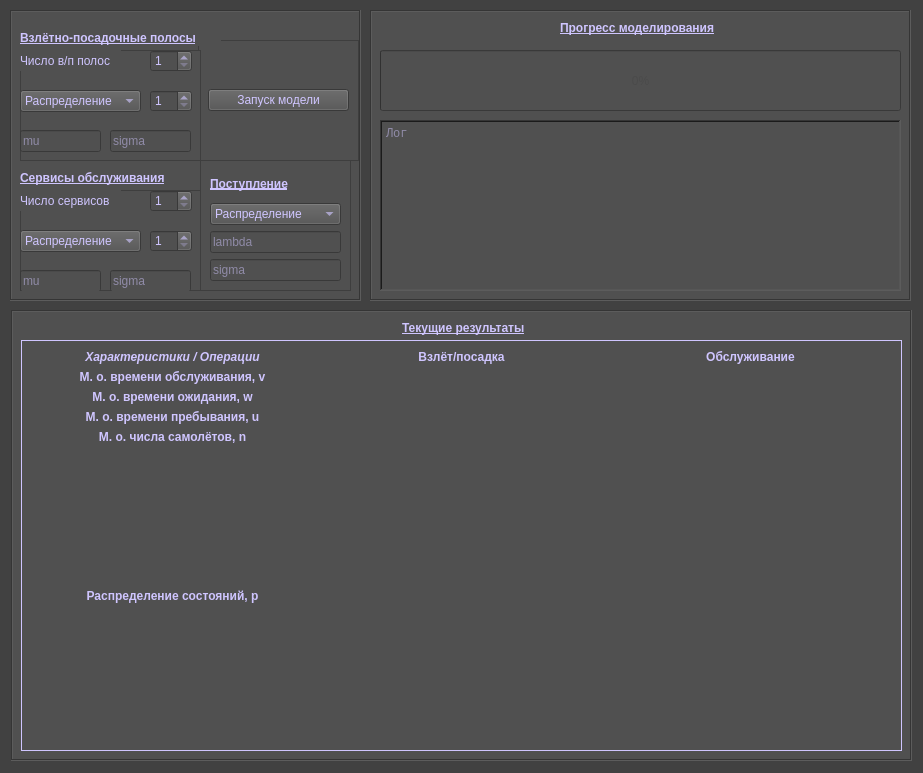
<?xml version="1.0" encoding="UTF-8"?>
<ui version="4.0">
 <class>Simulation</class>
 <widget class="QMainWindow" name="Simulation">
  <property name="geometry">
   <rect>
    <x>0</x>
    <y>0</y>
    <width>923</width>
    <height>773</height>
   </rect>
  </property>
  <property name="minimumSize">
   <size>
    <width>923</width>
    <height>665</height>
   </size>
  </property>
  <property name="maximumSize">
   <size>
    <width>923</width>
    <height>1200</height>
   </size>
  </property>
  <property name="windowTitle">
   <string>Simulation model of airport operation processes</string>
  </property>
  <widget class="QWidget" name="centralwidget">
   <property name="enabled">
    <bool>true</bool>
   </property>
   <property name="minimumSize">
    <size>
     <width>923</width>
     <height>665</height>
    </size>
   </property>
   <property name="styleSheet">
    <string notr="true">background-color: rgb(65, 65, 65);
selection-color: rgb(195, 24, 24);
color: rgb(207, 197, 255);</string>
   </property>
   <widget class="QFrame" name="frame">
    <property name="enabled">
     <bool>true</bool>
    </property>
    <property name="geometry">
     <rect>
      <x>10</x>
      <y>10</y>
      <width>351</width>
      <height>291</height>
     </rect>
    </property>
    <property name="minimumSize">
     <size>
      <width>351</width>
      <height>291</height>
     </size>
    </property>
    <property name="maximumSize">
     <size>
      <width>351</width>
      <height>291</height>
     </size>
    </property>
    <property name="styleSheet">
     <string notr="true">background-color: rgb(80, 80, 80);</string>
    </property>
    <property name="frameShape">
     <enum>QFrame::Box</enum>
    </property>
    <property name="frameShadow">
     <enum>QFrame::Sunken</enum>
    </property>
    <widget class="QFrame" name="frame_2">
     <property name="geometry">
      <rect>
       <x>10</x>
       <y>40</y>
       <width>181</width>
       <height>111</height>
      </rect>
     </property>
     <property name="frameShape">
      <enum>QFrame::StyledPanel</enum>
     </property>
     <property name="frameShadow">
      <enum>QFrame::Raised</enum>
     </property>
     <widget class="QSpinBox" name="spinBox_2">
      <property name="enabled">
       <bool>false</bool>
      </property>
      <property name="geometry">
       <rect>
        <x>130</x>
        <y>40</y>
        <width>42</width>
        <height>22</height>
       </rect>
      </property>
      <property name="minimum">
       <number>1</number>
      </property>
      <property name="value">
       <number>1</number>
      </property>
     </widget>
     <widget class="QLineEdit" name="lineEdit">
      <property name="geometry">
       <rect>
        <x>0</x>
        <y>80</y>
        <width>81</width>
        <height>22</height>
       </rect>
      </property>
      <property name="placeholderText">
       <string>mu</string>
      </property>
     </widget>
     <widget class="QLineEdit" name="lineEdit_2">
      <property name="geometry">
       <rect>
        <x>90</x>
        <y>80</y>
        <width>81</width>
        <height>22</height>
       </rect>
      </property>
      <property name="placeholderText">
       <string>sigma</string>
      </property>
     </widget>
     <widget class="QComboBox" name="comboBox">
      <property name="geometry">
       <rect>
        <x>0</x>
        <y>40</y>
        <width>121</width>
        <height>22</height>
       </rect>
      </property>
      <property name="editable">
       <bool>false</bool>
      </property>
      <item>
       <property name="text">
        <string>Распределение</string>
       </property>
      </item>
      <item>
       <property name="text">
        <string>Эрланга</string>
       </property>
      </item>
      <item>
       <property name="text">
        <string>Нормальное</string>
       </property>
      </item>
      <item>
       <property name="text">
        <string>Константа</string>
       </property>
      </item>
     </widget>
     <widget class="QLabel" name="label">
      <property name="geometry">
       <rect>
        <x>0</x>
        <y>0</y>
        <width>101</width>
        <height>21</height>
       </rect>
      </property>
      <property name="text">
       <string>Число в/п полос</string>
      </property>
     </widget>
     <widget class="QSpinBox" name="spinBox">
      <property name="geometry">
       <rect>
        <x>130</x>
        <y>0</y>
        <width>42</width>
        <height>22</height>
       </rect>
      </property>
      <property name="minimum">
       <number>1</number>
      </property>
      <property name="value">
       <number>1</number>
      </property>
     </widget>
    </widget>
    <widget class="QFrame" name="frame_3">
     <property name="geometry">
      <rect>
       <x>10</x>
       <y>180</y>
       <width>181</width>
       <height>101</height>
      </rect>
     </property>
     <property name="frameShape">
      <enum>QFrame::StyledPanel</enum>
     </property>
     <property name="frameShadow">
      <enum>QFrame::Raised</enum>
     </property>
     <widget class="QLineEdit" name="lineEdit_3">
      <property name="geometry">
       <rect>
        <x>0</x>
        <y>80</y>
        <width>81</width>
        <height>22</height>
       </rect>
      </property>
      <property name="styleSheet">
       <string notr="true"/>
      </property>
      <property name="placeholderText">
       <string>mu</string>
      </property>
     </widget>
     <widget class="QSpinBox" name="spinBox_3">
      <property name="enabled">
       <bool>false</bool>
      </property>
      <property name="geometry">
       <rect>
        <x>130</x>
        <y>40</y>
        <width>42</width>
        <height>22</height>
       </rect>
      </property>
      <property name="minimum">
       <number>1</number>
      </property>
      <property name="value">
       <number>1</number>
      </property>
     </widget>
     <widget class="QLabel" name="label_2">
      <property name="geometry">
       <rect>
        <x>0</x>
        <y>0</y>
        <width>101</width>
        <height>21</height>
       </rect>
      </property>
      <property name="text">
       <string>Число сервисов</string>
      </property>
     </widget>
     <widget class="QComboBox" name="comboBox_2">
      <property name="geometry">
       <rect>
        <x>0</x>
        <y>40</y>
        <width>121</width>
        <height>22</height>
       </rect>
      </property>
      <item>
       <property name="text">
        <string>Распределение</string>
       </property>
      </item>
      <item>
       <property name="text">
        <string>Эрланга</string>
       </property>
      </item>
      <item>
       <property name="text">
        <string>Нормальное</string>
       </property>
      </item>
      <item>
       <property name="text">
        <string>Константа</string>
       </property>
      </item>
     </widget>
     <widget class="QSpinBox" name="spinBox_4">
      <property name="geometry">
       <rect>
        <x>130</x>
        <y>0</y>
        <width>42</width>
        <height>22</height>
       </rect>
      </property>
      <property name="minimum">
       <number>1</number>
      </property>
      <property name="value">
       <number>1</number>
      </property>
     </widget>
     <widget class="QLineEdit" name="lineEdit_4">
      <property name="geometry">
       <rect>
        <x>90</x>
        <y>80</y>
        <width>81</width>
        <height>22</height>
       </rect>
      </property>
      <property name="placeholderText">
       <string>sigma</string>
      </property>
     </widget>
    </widget>
    <widget class="QFrame" name="frame_6">
     <property name="geometry">
      <rect>
       <x>188</x>
       <y>30</y>
       <width>161</width>
       <height>121</height>
      </rect>
     </property>
     <property name="frameShape">
      <enum>QFrame::StyledPanel</enum>
     </property>
     <property name="frameShadow">
      <enum>QFrame::Raised</enum>
     </property>
     <layout class="QVBoxLayout" name="verticalLayout">
      <item>
       <widget class="QPushButton" name="pushButton">
        <property name="text">
         <string>Запуск модели</string>
        </property>
       </widget>
      </item>
     </layout>
    </widget>
    <widget class="QLabel" name="label_23">
     <property name="geometry">
      <rect>
       <x>10</x>
       <y>160</y>
       <width>171</width>
       <height>16</height>
      </rect>
     </property>
     <property name="font">
      <font>
       <weight>75</weight>
       <italic>false</italic>
       <bold>true</bold>
       <underline>true</underline>
      </font>
     </property>
     <property name="text">
      <string>Сервисы обслуживания</string>
     </property>
    </widget>
    <widget class="QLabel" name="label_24">
     <property name="geometry">
      <rect>
       <x>10</x>
       <y>20</y>
       <width>201</width>
       <height>16</height>
      </rect>
     </property>
     <property name="font">
      <font>
       <weight>75</weight>
       <bold>true</bold>
       <underline>true</underline>
      </font>
     </property>
     <property name="text">
      <string>Взлётно-посадочные полосы</string>
     </property>
    </widget>
    <widget class="QFrame" name="frame_8">
     <property name="geometry">
      <rect>
       <x>190</x>
       <y>150</y>
       <width>151</width>
       <height>131</height>
      </rect>
     </property>
     <property name="frameShape">
      <enum>QFrame::StyledPanel</enum>
     </property>
     <property name="frameShadow">
      <enum>QFrame::Raised</enum>
     </property>
     <layout class="QVBoxLayout" name="verticalLayout_2">
      <item>
       <widget class="QLabel" name="label_25">
        <property name="font">
         <font>
          <weight>75</weight>
          <bold>true</bold>
          <underline>true</underline>
         </font>
        </property>
        <property name="text">
         <string>Поступление</string>
        </property>
       </widget>
      </item>
      <item>
       <widget class="QComboBox" name="comboBox_3">
        <item>
         <property name="text">
          <string>Распределение</string>
         </property>
        </item>
        <item>
         <property name="text">
          <string>Эрланга</string>
         </property>
        </item>
        <item>
         <property name="text">
          <string>Нормальное</string>
         </property>
        </item>
        <item>
         <property name="text">
          <string>Константа</string>
         </property>
        </item>
       </widget>
      </item>
      <item>
       <widget class="QLineEdit" name="lineEdit_5">
        <property name="styleSheet">
         <string notr="true"/>
        </property>
        <property name="placeholderText">
         <string>lambda</string>
        </property>
       </widget>
      </item>
      <item>
       <widget class="QLineEdit" name="lineEdit_6">
        <property name="placeholderText">
         <string>sigma</string>
        </property>
       </widget>
      </item>
     </layout>
    </widget>
    <zorder>frame_6</zorder>
    <zorder>frame_3</zorder>
    <zorder>frame_2</zorder>
    <zorder>label_23</zorder>
    <zorder>label_24</zorder>
    <zorder>frame_8</zorder>
   </widget>
   <widget class="QFrame" name="frame_4">
    <property name="geometry">
     <rect>
      <x>370</x>
      <y>10</y>
      <width>541</width>
      <height>291</height>
     </rect>
    </property>
    <property name="minimumSize">
     <size>
      <width>541</width>
      <height>291</height>
     </size>
    </property>
    <property name="styleSheet">
     <string notr="true">background-color: rgb(80, 80, 80);</string>
    </property>
    <property name="frameShape">
     <enum>QFrame::Box</enum>
    </property>
    <property name="frameShadow">
     <enum>QFrame::Sunken</enum>
    </property>
    <widget class="QProgressBar" name="progressBar">
     <property name="geometry">
      <rect>
       <x>10</x>
       <y>40</y>
       <width>521</width>
       <height>61</height>
      </rect>
     </property>
     <property name="cursor">
      <cursorShape>WaitCursor</cursorShape>
     </property>
     <property name="styleSheet">
      <string notr="true">color: rgb(74, 74, 74);</string>
     </property>
     <property name="maximum">
      <number>100</number>
     </property>
     <property name="value">
      <number>0</number>
     </property>
     <property name="alignment">
      <set>Qt::AlignBottom|Qt::AlignHCenter</set>
     </property>
     <property name="textVisible">
      <bool>true</bool>
     </property>
     <property name="orientation">
      <enum>Qt::Horizontal</enum>
     </property>
     <property name="invertedAppearance">
      <bool>false</bool>
     </property>
     <property name="textDirection">
      <enum>QProgressBar::TopToBottom</enum>
     </property>
     <property name="format">
      <string>%p%</string>
     </property>
    </widget>
    <widget class="QLabel" name="label_3">
     <property name="geometry">
      <rect>
       <x>190</x>
       <y>10</y>
       <width>171</width>
       <height>16</height>
      </rect>
     </property>
     <property name="font">
      <font>
       <weight>75</weight>
       <bold>true</bold>
       <underline>true</underline>
      </font>
     </property>
     <property name="text">
      <string>Прогресс моделирования</string>
     </property>
    </widget>
    <widget class="QTextBrowser" name="textBrowser">
     <property name="geometry">
      <rect>
       <x>10</x>
       <y>110</y>
       <width>521</width>
       <height>171</height>
      </rect>
     </property>
     <property name="minimumSize">
      <size>
       <width>521</width>
       <height>171</height>
      </size>
     </property>
     <property name="maximumSize">
      <size>
       <width>521</width>
       <height>171</height>
      </size>
     </property>
     <property name="font">
      <font>
       <family>Courier</family>
      </font>
     </property>
     <property name="cursor" stdset="0">
      <cursorShape>IBeamCursor</cursorShape>
     </property>
     <property name="autoFillBackground">
      <bool>false</bool>
     </property>
     <property name="frameShape">
      <enum>QFrame::WinPanel</enum>
     </property>
     <property name="frameShadow">
      <enum>QFrame::Sunken</enum>
     </property>
     <property name="placeholderText">
      <string>Лог</string>
     </property>
     <property name="openLinks">
      <bool>false</bool>
     </property>
    </widget>
   </widget>
   <widget class="QFrame" name="frame_7">
    <property name="geometry">
     <rect>
      <x>11</x>
      <y>310</y>
      <width>901</width>
      <height>451</height>
     </rect>
    </property>
    <property name="sizePolicy">
     <sizepolicy hsizetype="Fixed" vsizetype="Expanding">
      <horstretch>0</horstretch>
      <verstretch>0</verstretch>
     </sizepolicy>
    </property>
    <property name="minimumSize">
     <size>
      <width>901</width>
      <height>341</height>
     </size>
    </property>
    <property name="maximumSize">
     <size>
      <width>16777215</width>
      <height>1800</height>
     </size>
    </property>
    <property name="styleSheet">
     <string notr="true">background-color: rgb(80, 80, 80);</string>
    </property>
    <property name="frameShape">
     <enum>QFrame::Box</enum>
    </property>
    <property name="frameShadow">
     <enum>QFrame::Sunken</enum>
    </property>
    <widget class="QFrame" name="frame_5">
     <property name="geometry">
      <rect>
       <x>10</x>
       <y>30</y>
       <width>881</width>
       <height>411</height>
      </rect>
     </property>
     <property name="sizePolicy">
      <sizepolicy hsizetype="Fixed" vsizetype="Expanding">
       <horstretch>0</horstretch>
       <verstretch>0</verstretch>
      </sizepolicy>
     </property>
     <property name="maximumSize">
      <size>
       <width>16777215</width>
       <height>1800</height>
      </size>
     </property>
     <property name="frameShape">
      <enum>QFrame::Box</enum>
     </property>
     <property name="frameShadow">
      <enum>QFrame::Plain</enum>
     </property>
     <widget class="QWidget" name="layoutWidget">
      <property name="geometry">
       <rect>
        <x>10</x>
        <y>10</y>
        <width>861</width>
        <height>391</height>
       </rect>
      </property>
      <property name="sizePolicy">
       <sizepolicy hsizetype="Fixed" vsizetype="Expanding">
        <horstretch>0</horstretch>
        <verstretch>0</verstretch>
       </sizepolicy>
      </property>
      <property name="maximumSize">
       <size>
        <width>16777215</width>
        <height>1800</height>
       </size>
      </property>
      <layout class="QGridLayout" name="gridLayout">
       <item row="0" column="0">
        <widget class="QLabel" name="label_10">
         <property name="font">
          <font>
           <weight>75</weight>
           <italic>true</italic>
           <bold>true</bold>
          </font>
         </property>
         <property name="text">
          <string>Характеристики / Операции</string>
         </property>
         <property name="alignment">
          <set>Qt::AlignCenter</set>
         </property>
        </widget>
       </item>
       <item row="0" column="1">
        <widget class="QLabel" name="label_11">
         <property name="font">
          <font>
           <weight>75</weight>
           <bold>true</bold>
          </font>
         </property>
         <property name="text">
          <string>Взлёт/посадка</string>
         </property>
         <property name="alignment">
          <set>Qt::AlignCenter</set>
         </property>
        </widget>
       </item>
       <item row="0" column="2">
        <widget class="QLabel" name="label_12">
         <property name="font">
          <font>
           <weight>75</weight>
           <bold>true</bold>
          </font>
         </property>
         <property name="text">
          <string>Обслуживание</string>
         </property>
         <property name="alignment">
          <set>Qt::AlignCenter</set>
         </property>
        </widget>
       </item>
       <item row="1" column="0">
        <widget class="QLabel" name="label_5">
         <property name="font">
          <font>
           <weight>75</weight>
           <bold>true</bold>
          </font>
         </property>
         <property name="text">
          <string>М. о. времени обслуживания, v</string>
         </property>
         <property name="alignment">
          <set>Qt::AlignCenter</set>
         </property>
        </widget>
       </item>
       <item row="1" column="1">
        <widget class="QLabel" name="label_13">
         <property name="text">
          <string/>
         </property>
         <property name="alignment">
          <set>Qt::AlignCenter</set>
         </property>
        </widget>
       </item>
       <item row="1" column="2">
        <widget class="QLabel" name="label_14">
         <property name="text">
          <string/>
         </property>
         <property name="alignment">
          <set>Qt::AlignCenter</set>
         </property>
        </widget>
       </item>
       <item row="2" column="0">
        <widget class="QLabel" name="label_6">
         <property name="font">
          <font>
           <weight>75</weight>
           <bold>true</bold>
          </font>
         </property>
         <property name="text">
          <string>М. о. времени ожидания, w</string>
         </property>
         <property name="alignment">
          <set>Qt::AlignCenter</set>
         </property>
        </widget>
       </item>
       <item row="2" column="1">
        <widget class="QLabel" name="label_15">
         <property name="text">
          <string/>
         </property>
         <property name="alignment">
          <set>Qt::AlignCenter</set>
         </property>
        </widget>
       </item>
       <item row="2" column="2">
        <widget class="QLabel" name="label_20">
         <property name="text">
          <string/>
         </property>
         <property name="alignment">
          <set>Qt::AlignCenter</set>
         </property>
        </widget>
       </item>
       <item row="3" column="0">
        <widget class="QLabel" name="label_7">
         <property name="font">
          <font>
           <weight>75</weight>
           <bold>true</bold>
          </font>
         </property>
         <property name="text">
          <string>М. о. времени пребывания, u</string>
         </property>
         <property name="alignment">
          <set>Qt::AlignCenter</set>
         </property>
        </widget>
       </item>
       <item row="3" column="1">
        <widget class="QLabel" name="label_16">
         <property name="text">
          <string/>
         </property>
         <property name="alignment">
          <set>Qt::AlignCenter</set>
         </property>
        </widget>
       </item>
       <item row="3" column="2">
        <widget class="QLabel" name="label_19">
         <property name="text">
          <string/>
         </property>
         <property name="alignment">
          <set>Qt::AlignCenter</set>
         </property>
        </widget>
       </item>
       <item row="4" column="0">
        <widget class="QLabel" name="label_8">
         <property name="font">
          <font>
           <weight>75</weight>
           <bold>true</bold>
          </font>
         </property>
         <property name="text">
          <string>М. о. числа самолётов, n</string>
         </property>
         <property name="alignment">
          <set>Qt::AlignCenter</set>
         </property>
        </widget>
       </item>
       <item row="4" column="1">
        <widget class="QLabel" name="label_17">
         <property name="text">
          <string/>
         </property>
         <property name="alignment">
          <set>Qt::AlignCenter</set>
         </property>
        </widget>
       </item>
       <item row="4" column="2">
        <widget class="QLabel" name="label_21">
         <property name="text">
          <string/>
         </property>
         <property name="alignment">
          <set>Qt::AlignCenter</set>
         </property>
        </widget>
       </item>
       <item row="5" column="0">
        <widget class="QLabel" name="label_9">
         <property name="sizePolicy">
          <sizepolicy hsizetype="Preferred" vsizetype="Expanding">
           <horstretch>0</horstretch>
           <verstretch>0</verstretch>
          </sizepolicy>
         </property>
         <property name="font">
          <font>
           <weight>75</weight>
           <bold>true</bold>
          </font>
         </property>
         <property name="text">
          <string>Распределение состояний, p</string>
         </property>
         <property name="alignment">
          <set>Qt::AlignCenter</set>
         </property>
        </widget>
       </item>
       <item row="5" column="1">
        <widget class="QLabel" name="label_18">
         <property name="sizePolicy">
          <sizepolicy hsizetype="Preferred" vsizetype="Expanding">
           <horstretch>0</horstretch>
           <verstretch>0</verstretch>
          </sizepolicy>
         </property>
         <property name="text">
          <string/>
         </property>
         <property name="alignment">
          <set>Qt::AlignCenter</set>
         </property>
        </widget>
       </item>
       <item row="5" column="2">
        <widget class="QLabel" name="label_22">
         <property name="sizePolicy">
          <sizepolicy hsizetype="Preferred" vsizetype="Expanding">
           <horstretch>0</horstretch>
           <verstretch>0</verstretch>
          </sizepolicy>
         </property>
         <property name="text">
          <string/>
         </property>
         <property name="alignment">
          <set>Qt::AlignCenter</set>
         </property>
        </widget>
       </item>
      </layout>
     </widget>
    </widget>
    <widget class="QLabel" name="label_4">
     <property name="geometry">
      <rect>
       <x>391</x>
       <y>10</y>
       <width>141</width>
       <height>16</height>
      </rect>
     </property>
     <property name="font">
      <font>
       <weight>75</weight>
       <bold>true</bold>
       <underline>true</underline>
      </font>
     </property>
     <property name="text">
      <string>Текущие результаты</string>
     </property>
    </widget>
   </widget>
   <zorder>frame_4</zorder>
   <zorder>frame_7</zorder>
   <zorder>frame</zorder>
  </widget>
 </widget>
 <resources/>
 <connections/>
</ui>
